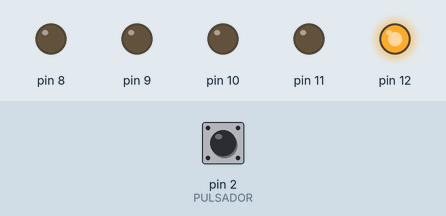
Recording of a sketch running on a simulated Arduino Uno, built with avr-gcc and run on an emulated ATmega328P. On the bench: output pins drawn as LEDs (lit = HIGH). The inputs (shaded band) are chosen by the test bench; at power-on: pin 2 (PULSADOR) LOW.

Above: at 0.05 s.
At 0.75 s:
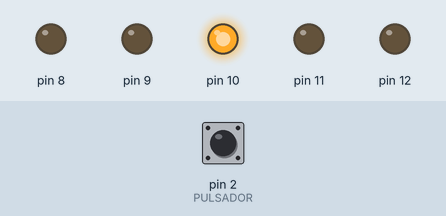
At 1.45 s:
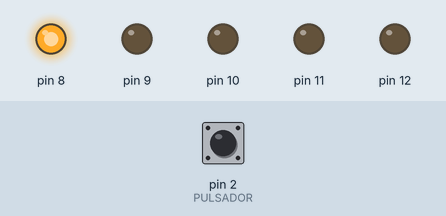
At 2.15 s:
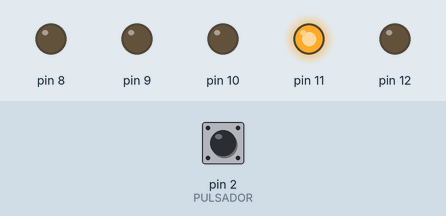
At 2.85 s:
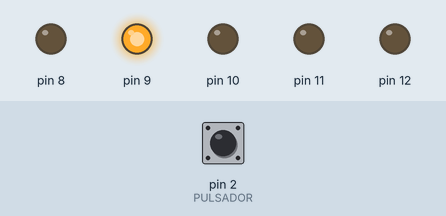
Timing chart, 0 to 3.1 s (numbered marks = the images above):
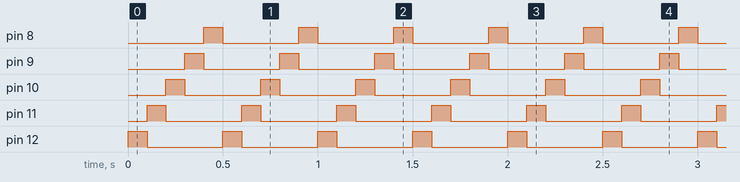

The sketch:

Tema4_2.ino
```cpp
#define PULSADOR 2

byte pin;


void setup() {
  pinMode(PULSADOR, INPUT);
  for (pin = 8; pin < 13; pin++) {
    pinMode(pin, OUTPUT);
  }
}

void loop() {
  if (digitalRead(PULSADOR) == HIGH) {
    for (pin = 8; pin < 13; pin++) {
      digitalWrite(pin, HIGH);
      delay(100);
      digitalWrite(pin, LOW);
    }
  } else {
    for (pin = 12; pin >= 8; pin--) {
      digitalWrite(pin, HIGH);
      delay(100);
      digitalWrite(pin, LOW);
    }
  }
}
```

Measured:
- by itself, pin 8–12: alternates HIGH for 0.10 s and LOW for 0.40 s
